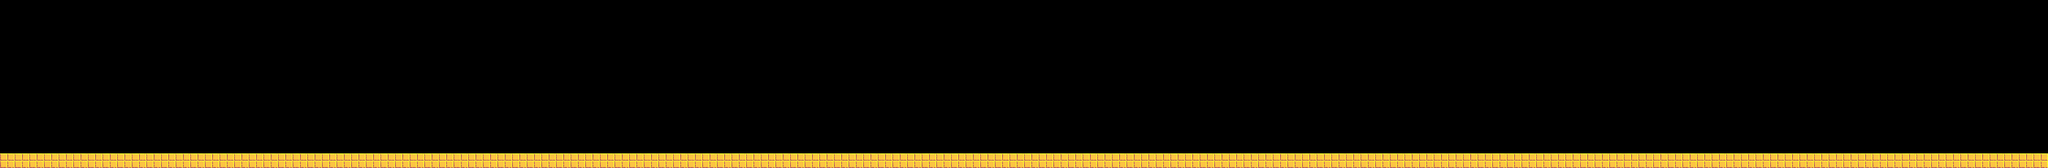

Below is a game level as drawn by its tile map, then a one-line description and the .tmx that defines it (tile-layer data replaced by summaries):
An orthogonal 280x23 tile map with 16x16 px tiles, 1 tile layer (ground) and 4 objects (coin).

<map version="1.4" tiledversion="2021.01.13" orientation="orthogonal" renderorder="right-down" width="280" height="23" tilewidth="16" tileheight="16" infinite="0" nextlayerid="4" nextobjectid="5">
 <tileset firstgid="1" name="tiles" tilewidth="16" tileheight="16" tilecount="56" columns="14">
  <image source="../../assets/tiles.png" width="224" height="64" />
 </tileset>
 <layer id="1" name="ground" width="280" height="23">
  <data>[6440 cells, 560 non-empty, 4 distinct tile ids]</data>
 </layer>
 <objectgroup color="#ff0000" id="2" name="solid">
  <properties>
   <property name="collidable" type="bool" value="true" />
  </properties>
  <object id="1" x="-228.142" y="333.401" width="4995.37" height="35.5763" />
  <object id="2" x="-43.6132" y="-4.19358" width="17.613" height="373.228" />
  <object id="3" x="4496.77" y="-6.29026" width="17.613" height="373.228" />
 </objectgroup>
 <objectgroup color="#aa00ff" id="3" name="entity">
  <object id="4" name="Coin" type="coin" x="1421.68" y="295.381" rotation="294.231">
   <ellipse />
  </object>
 </objectgroup>
</map>
